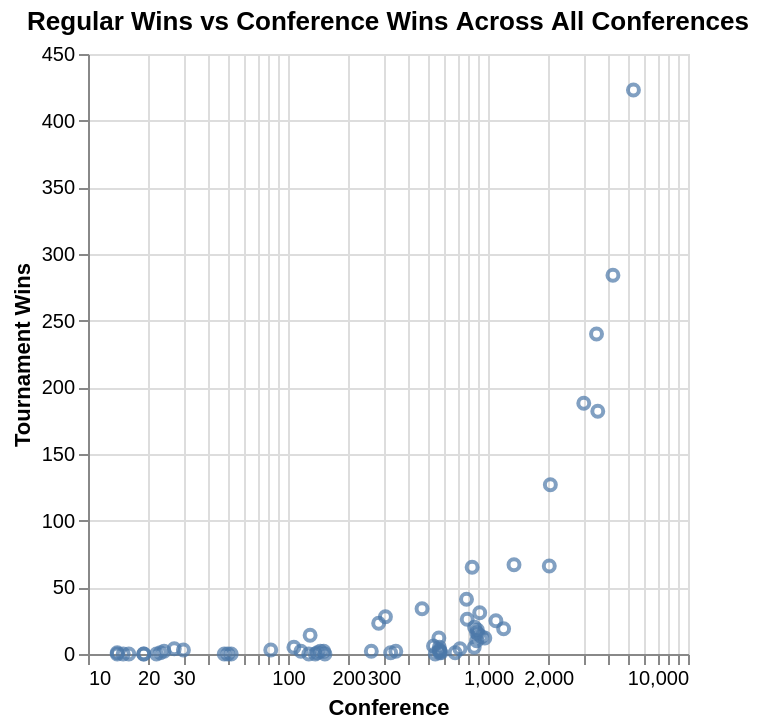

Source (notebook cell):
### Markdown cell above
**Visualization 2**: In this graph, we will be exloring total number of regular wins vs the total number of tournament wins. The next step would be to normalize the data so we can have a more accurate representation of the data. This is an early representation of our variables of interest (regular wins and conference wins).

### Code cell
data_2 = tidied.groupby("conference")["tourney_wins"].sum().reset_index()
data_3 = pd.merge(data_1, data_2, on = "conference")
vis_2 = alt.Chart(data_3).mark_point().encode(
    x = alt.X("reg_wins:Q").scale(type="log").title("Conference"),
    y = alt.Y("tourney_wins:Q").title("Tournament Wins")).properties(
    title="Regular Wins vs Conference Wins Across All Conferences"
)
vis_2

### Figure 1 — Vega-Lite specification as saved in the notebook (floating-point values rounded to 4 significant figures)
{"config": {"view": {"continuousWidth": 300, "continuousHeight": 300}}, "data": {"name": "data-4df290565261ebd8339b5619605eb35e"}, "mark": {"type": "point"}, "encoding": {"x": {"field": "reg_wins", "scale": {"type": "log"}, "title": "Conference", "type": "quantitative"}, "y": {"field": "tourney_wins", "title": "Tournament Wins", "type": "quantitative"}}, "title": "Regular Wins vs Conference Wins Across All Conferences", "$schema": "https://vega.github.io/schema/vega-lite/v5.20.1.json", "datasets": {"data-4df290565261ebd8339b5619605eb35e": [{"conference": " Mountain West", "reg_wins": 23, "tourney_wins": 1}, {"conference": "ASUN", "reg_wins": 48, "tourney_wins": 0}, {"conference": "America East", "reg_wins": 571, "tourney_wins": 5}, {"conference": "American Athletic", "reg_wins": 307, "tourney_wins": 28}, {"conference": "American Atletic", "reg_wins": 30, "tourney_wins": 3}, {"conference": "American South", "reg_wins": 129, "tourney_wins": 14}, {"conference": "Atlantic", "reg_wins": 24, "tourney_wins": 2}, {"conference": "Atlantic 10", "reg_wins": 2025, "tourney_wins": 66}, {"conference": "Atlantic Coast", "reg_wins": 4214, "tourney_wins": 284}, {"conference": "Atlantic Sun", "reg_wins": 346, "tourney_wins": 2}, {"conference": "Atlantic-10", "reg_wins": 22, "tourney_wins": 0}, {"conference": "Big 12", "reg_wins": 3012, "tourney_wins": 188}, {"conference": "Big East", "reg_wins": 3488, "tourney_wins": 240}, {"conference": "Big Eight", "reg_wins": 787, "tourney_wins": 26}, {"conference": "Big Sky", "reg_wins": 724, "tourney_wins": 4}, {"conference": "Big South", "reg_wins": 577, "tourney_wins": 2}, {"conference": "Big Ten", "reg_wins": 3539, "tourney_wins": 182}, {"conference": "Big West", "reg_wins": 885, "tourney_wins": 18}, {"conference": "Colonial", "reg_wins": 909, "tourney_wins": 31}, {"conference": "Colonial Athletic", "reg_wins": 52, "tourney_wins": 0}, {"conference": "Conference USA", "reg_wins": 1197, "tourney_wins": 19}, {"conference": "Cosmopolitan", "reg_wins": 14, "tourney_wins": 1}, {"conference": "East Coast", "reg_wins": 16, "tourney_wins": 0}, {"conference": "Great Midwest", "reg_wins": 145, "tourney_wins": 2}, {"conference": "Gulf Star", "reg_wins": 14, "tourney_wins": 0}, {"conference": "High Country", "reg_wins": 153, "tourney_wins": 0}, {"conference": "Horizon", "reg_wins": 534, "tourney_wins": 6}, {"conference": "Independent", "reg_wins": 468, "tourney_wins": 34}, {"conference": "Ivy", "reg_wins": 571, "tourney_wins": 2}, {"conference": "Metro", "reg_wins": 568, "tourney_wins": 12}, {"conference": "Metro Atlantic", "reg_wins": 878, "tourney_wins": 10}, {"conference": "Mid-American", "reg_wins": 964, "tourney_wins": 12}, {"conference": "Mid-Continent", "reg_wins": 326, "tourney_wins": 1}, {"conference": "Mid-Eastern", "reg_wins": 581, "tourney_wins": 1}, {"conference": "Midwestern", "reg_wins": 137, "tourney_wins": 0}, {"conference": "Missouri Valley", "reg_wins": 1095, "tourney_wins": 25}, {"conference": "Mountain West", "reg_wins": 857, "tourney_wins": 20}, {"conference": "Mountain West Athl.", "reg_wins": 151, "tourney_wins": 2}, {"conference": "North Atlantic", "reg_wins": 127, "tourney_wins": 0}, {"conference": "North Star", "reg_wins": 82, "tourney_wins": 3}, {"conference": "Northeast", "reg_wins": 571, "tourney_wins": 3}, {"conference": "Northern California", "reg_wins": 19, "tourney_wins": 0}, {"conference": "Northern Pacific", "reg_wins": 116, "tourney_wins": 2}, {"conference": "Ohio Valley", "reg_wins": 853, "tourney_wins": 5}, {"conference": "Pac-12", "reg_wins": 833, "tourney_wins": 65}, {"conference": "Pacific Coast", "reg_wins": 107, "tourney_wins": 5}, {"conference": "Pacific West", "reg_wins": 27, "tourney_wins": 4}, {"conference": "Pacific-10", "reg_wins": 2050, "tourney_wins": 127}, {"conference": "Patriot", "reg_wins": 572, "tourney_wins": 1}, {"conference": "SWAC", "reg_wins": 19, "tourney_wins": 0}, {"conference": "Southeastern", "reg_wins": 5336, "tourney_wins": 423}, {"conference": "Southern", "reg_wins": 685, "tourney_wins": 1}, {"conference": "Southland", "reg_wins": 892, "tourney_wins": 15}, {"conference": "Southwest", "reg_wins": 781, "tourney_wins": 41}, {"conference": "Southwestern", "reg_wins": 545, "tourney_wins": 0}, {"conference": "Summit", "reg_wins": 261, "tourney_wins": 2}, {"conference": "Sun Belt", "reg_wins": 1349, "tourney_wins": 67}, {"conference": "Trans America", "reg_wins": 140, "tourney_wins": 1}, {"conference": "Trans-America", "reg_wins": 15, "tourney_wins": 0}, {"conference": "West Coast", "reg_wins": 878, "tourney_wins": 16}, {"conference": "Western Athletic", "reg_wins": 927, "tourney_wins": 13}, {"conference": "Western Atlantic", "reg_wins": 50, "tourney_wins": 0}, {"conference": "Western Collegiate", "reg_wins": 284, "tourney_wins": 23}]}}
